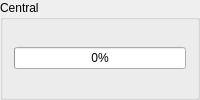
<?xml version="1.0" encoding="UTF-8"?>
<ui version="4.0">
 <class>BatteryIndicator</class>
 <widget class="QGroupBox" name="BatteryIndicator">
  <property name="windowTitle">
   <string>Form</string>
  </property>
 <property name="title">
  <string>Central</string>
 </property>
 <layout class="QHBoxLayout" name="horizontalLayout_4">
  <item>
   <widget class="QProgressBar" name="progBar">
    <property name="value">
     <number>0</number>
    </property>
   </widget>
  </item>
 </layout>
 </widget>
 <resources/>
 <connections/>
</ui>
